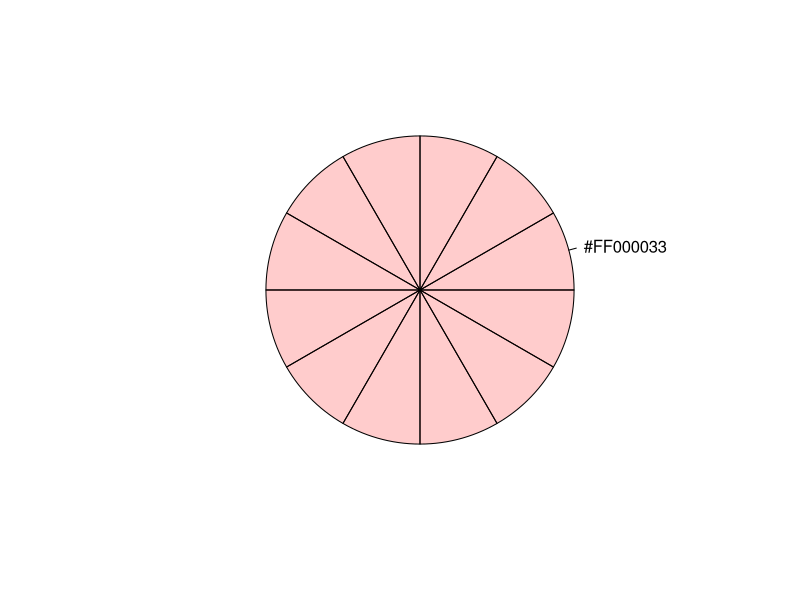
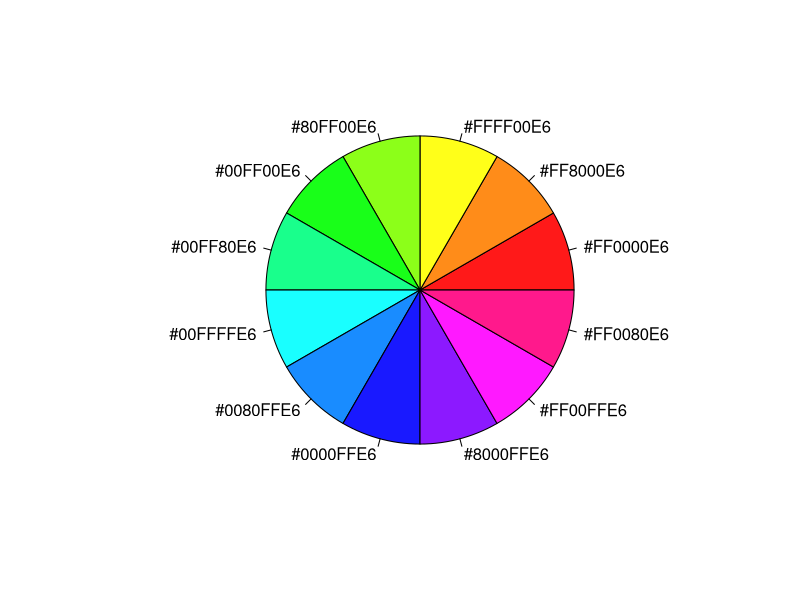
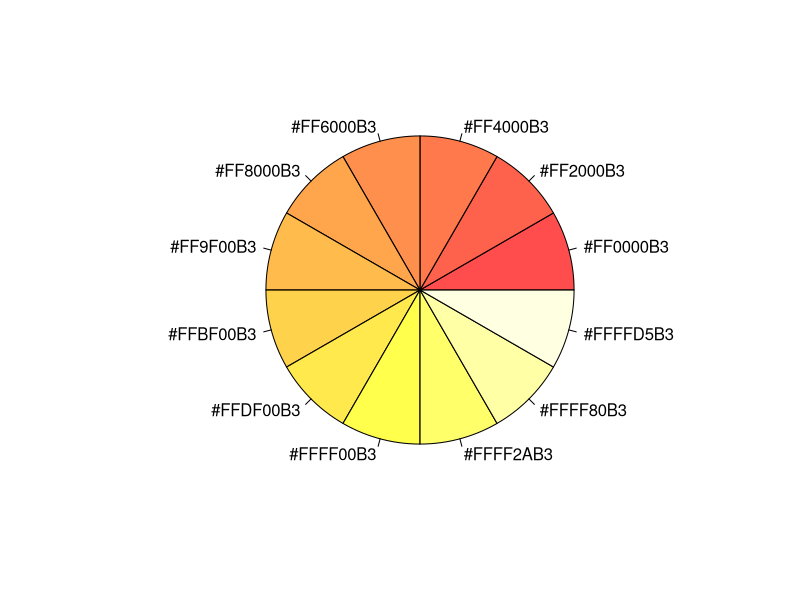
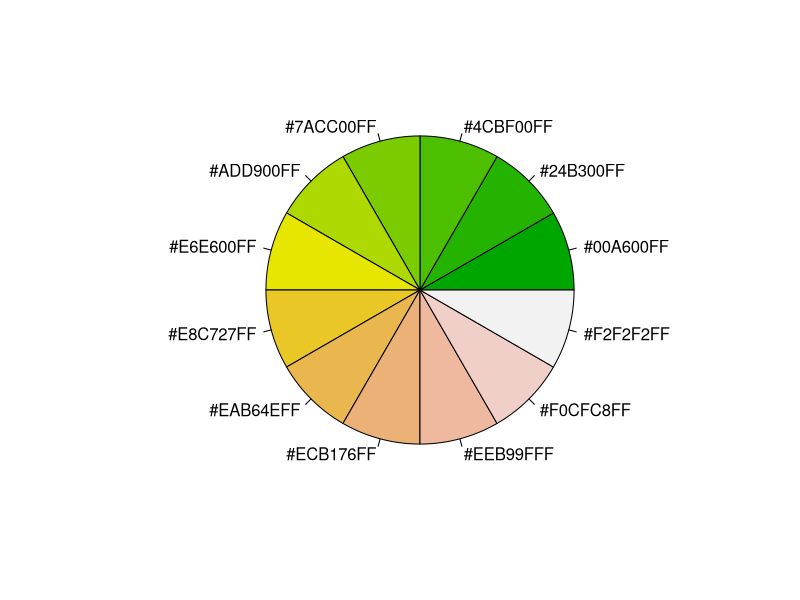
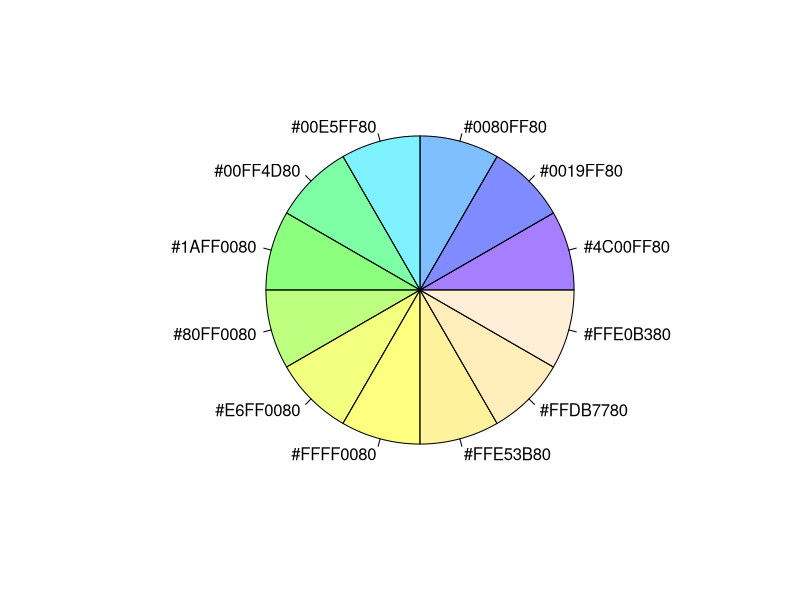
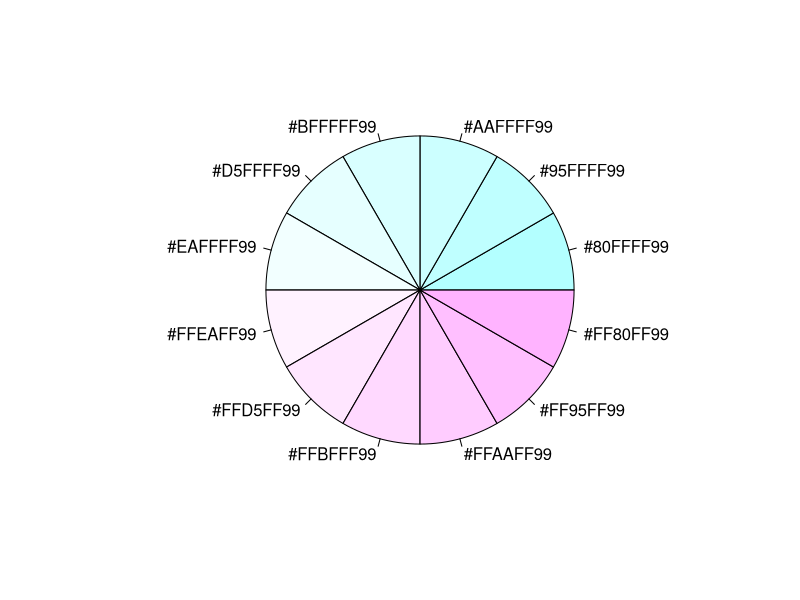
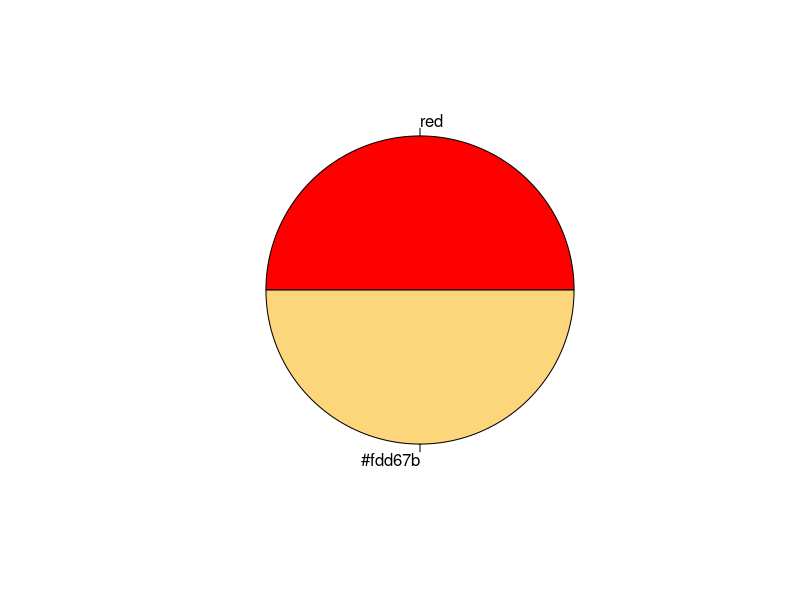
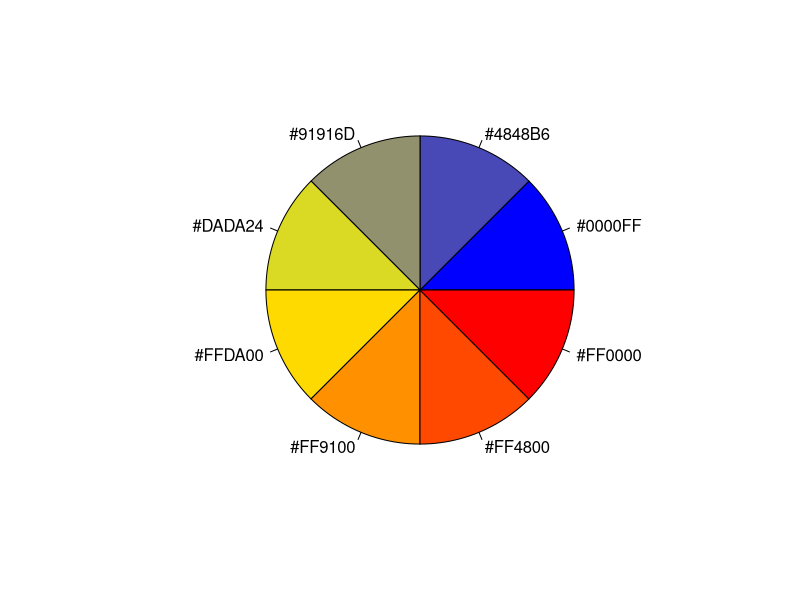

The R source for these figures, in order:
## ---- chunk 1
if(!require(reshape2)){install.packages("reshape2")};library(reshape2) # Load packages
# Create Dummy Data
df<-data.frame(names=c("Z","A","X"),freq=c(10,12,2),color=c("blue","red","red"));print(df)
# Go from Long to Wide format using dcast
#dcast(data,row1+row2~col1+col2,value.var="value", fun.aggregate=functions (e.g. sum or mean))
df_wide<-dcast(df,names~color,value.var="freq",fun.aggregate=sum,na.rm=T);print(df_wide)
#Go from Wide to Long using melt can ignore measure.vars if want all of them to collapse
#dt3<-melt(dt2, id.vars=c("year","month"), measure.vars=c(""), value.name="",variable.name="Level_m")
df_long<-melt(df_wide, id.vars=c("names"), value.name="freq",variable.name="color");print(df_long)
# Aggregate long data to summarize
df_agg<-aggregate(freq~names, data=df_long, sum, na.rm=TRUE); print(df_agg)
## ---- chunk 2
# Load Packages
if(!require(graphics)){install.packages("graphics")};library(graphics)
if(!require(graphics)){install.packages("graphics")};library(graphics)

# View a single color quickly
x<-adjustcolor("red", alpha.f = 0.2)
pie(rep(1,12),label=x,col=x)

# R colors
myPalette1<- rainbow(n=12,alpha=0.9)
myPalette2<- heat.colors(n=12,alpha=0.7)
myPalette3<- terrain.colors(n=12,alpha=1)
myPalette4<- topo.colors(n=12,alpha=0.5)
myPalette5<- cm.colors(n=12,alpha=0.6)

# Custom
myPalette6<- c("red","#fdd67b")
myPalette7<- colorRampPalette(c("blue", "yellow","red"))(8) 

pie(rep(1,length(myPalette1)),labels=myPalette1,col=myPalette1)
pie(rep(1,length(myPalette2)),labels=myPalette2,col=myPalette2)
pie(rep(1,length(myPalette3)),labels=myPalette3,col=myPalette3)
pie(rep(1,length(myPalette4)),labels=myPalette4,col=myPalette4)
pie(rep(1,length(myPalette5)),labels=myPalette5,col=myPalette5)
pie(rep(1,length(myPalette6)),labels=myPalette6,col=myPalette6)
pie(rep(1,length(myPalette7)),labels=myPalette7,col=myPalette7)
